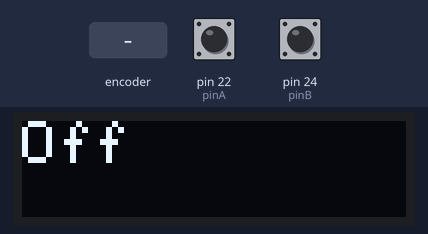
Recording of a sketch running on a simulated Arduino Mega 2560, built with avr-gcc and run on an emulated ATmega2560. On the bench: 128×32 one-colour display. The test bench sets the inputs (shaded band); at power-on: pin 22 (pinA) HIGH, pin 24 (pinB) HIGH. What the sketch prints to the serial monitor is not drawn.

Above: at 2.7 s.
2.8 s: rotary encoder on pin 22 (pinA) / pin 24 (pinB) turned 3 steps (first pin leading)
At 3.6 s:
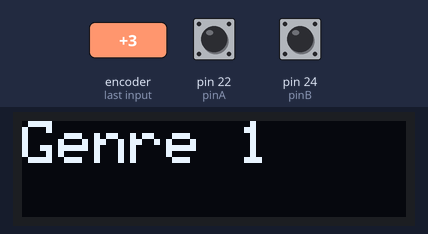
4.9 s: rotary encoder on pin 22 (pinA) / pin 24 (pinB) turned 2 steps (second pin leading)
At 6.0 s:
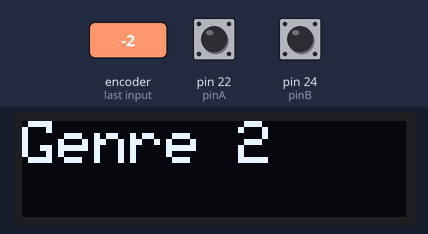
Timing chart, 0 to 7.9 s (numbered marks = the images above; inputs shaded):
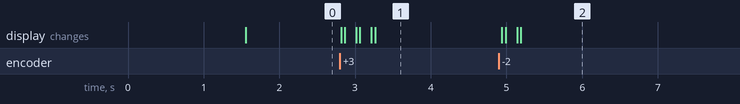

Measured:
- after the input at 2.8 s, the display: changes at once (image 1)
- after the input at 4.9 s, the display: first changes at once (image 2 shows a later state)

The sketch:

RotaryAndLCD.ino
```cpp
// ==========================
// Rotary Encoder Wiring
// ==========================
// VCC → 5V
// GND → GND
// CLK → D3
// DT  → D4


int pinA = 22;
int pinB = 24;


int encoderPosCount = 0;
int pinALast;
int aVal;
bool bCW;


// ==========================
// OLED Screen
// ==========================


#include <Wire.h>
#include <Adafruit_GFX.h>
#include <Adafruit_SSD1306.h>


#define SCREEN_WIDTH 128
#define SCREEN_HEIGHT 32   // change to 64 if your OLED is 128x64
#define OLED_RESET -1
#define SCREEN_ADDRESS 0x3C


Adafruit_SSD1306 display(SCREEN_WIDTH, SCREEN_HEIGHT, &Wire, OLED_RESET);


// ==========================
// Draw Menu Function
// ==========================
void drawMenu() {
  display.clearDisplay();
  display.setCursor(0,0);
  display.setTextSize(2);
  display.setTextColor(SSD1306_WHITE);


  int m = encoderPosCount % 5;
  if (m < 0) m += 5;   // fix negative modulo


  if (m == 0) display.println("Off");
  if (m == 1) display.println("Genre 1");
  if (m == 2) display.println("Genre 2");
  if (m == 3) display.println("Genre 3");
  if (m == 4) display.println("Genre 4");


  display.display();   // ⭐ push buffer to screen
}


// ==========================
// SETUP
// ==========================
void setup() {


  Serial.begin(9600);
  Serial.println("BEGIN");


  // -------- Rotary --------
  pinMode(pinA, INPUT_PULLUP);
  pinMode(pinB, INPUT_PULLUP);
  pinALast = digitalRead(pinA);


  // -------- OLED --------
  if (!display.begin(SSD1306_SWITCHCAPVCC, SCREEN_ADDRESS)) {
    Serial.println("OLED not found");
    while (true);
  }


  // Startup screen
  display.clearDisplay();
  display.setTextSize(2);
  display.setTextColor(SSD1306_WHITE);
  display.setCursor(0,0);
  display.println("Hello");
  display.println("World");
  display.display();
  delay(1500);


  drawMenu();
}


// ==========================
// LOOP
// ==========================
void loop() {


  aVal = digitalRead(pinA);


  if (aVal != pinALast) {
    if (digitalRead(pinB) != aVal) {
      encoderPosCount++;
      bCW = true;
    } else {
      encoderPosCount--;
      bCW = false;
    }


    Serial.print("Direction: ");
    Serial.println(bCW ? "CW" : "CCW");


    Serial.print("Count: ");
    Serial.println(encoderPosCount);


    drawMenu();   // ⭐ update OLED
  }


  pinALast = aVal;
}
```
